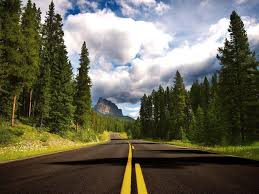
#> input picture 4VP21CS113_CG/scenery3.jpeg, 259 x 194 px
$ python 9img.py   (older library calls are emulated)
#> lines starting #> are read from the running program, lines starting #| are printed output that depends on the picture; after the words box and inside, x2 and y2 are one past the last pixel; in counts of white or black regions, pixels touching at a corner belong together
#!/usr/bin/env python3
# -*- coding: utf-8 -*-
"""
Created on Tue Jul 16 15:30:44 2024

@author: lab2pc19
"""

import cv2
import numpy as np
image=cv2.imread('scenery3.jpeg')
#> image is the input picture: shape (194, 259, 3); mean B, G, R 84.2, 100.4, 102.4

gray=cv2.cvtColor(image,cv2.COLOR_BGR2GRAY)
blurred=cv2.GaussianBlur(gray,(5,5),0)
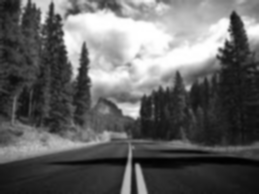
#> blurred: shape (194, 259); min 1, max 255, mean 99.2
laplacian=cv2.Laplacian(blurred,cv2.CV_64F)
edges=cv2.Canny(gray,150,300)
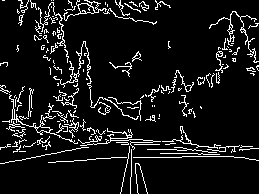
#> edges: shape (194, 259); 8.7% white in thin lines or dots
sobel_x=cv2.Sobel(image,cv2.CV_64F,1,0,ksize=5)
sobel_y=cv2.Sobel(image,cv2.CV_64F,0,1,ksize=5)
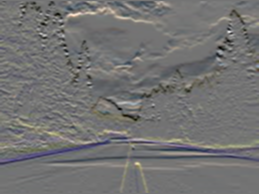
#> sobel_y: shape (194, 259, 3) float64; mean B, G, R -95.2, -70.5, -55; drawn with min black and max white
cv2.imshow('Original Image',image)
image[edges==255]=(255,0,0)
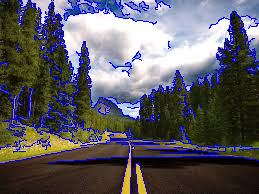
#> image: shape (194, 259, 3); 8.66% of pixels changed, all inside (x1, y1, x2, y2) = (0, 0, 259, 194)
cv2.imshow('Blurred Image',blurred)
cv2.imshow('Canny Edges',edges)
cv2.imshow('Laplacian_Filter',laplacian)
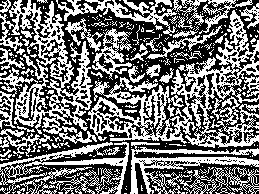
#> window 'Laplacian_Filter': shape (194, 259); 45.6% white in thin lines or dots
cv2.imshow('Sobel X Filter',sobel_x)
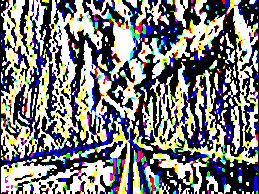
#> window 'Sobel X Filter': shape (194, 259, 3); mean B, G, R 124.1, 123.1, 122.6
cv2.imshow('Sobel Y Filter',sobel_y)
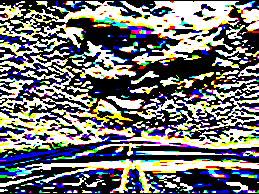
#> window 'Sobel Y Filter': shape (194, 259, 3); mean B, G, R 114.1, 113.9, 113.9
cv2.waitKey(0)
cv2.destroyAllWindows()

$ run again, with 4VP21CS113_CG/scenery2.jpeg copied over 4VP21CS113_CG/scenery3.jpeg
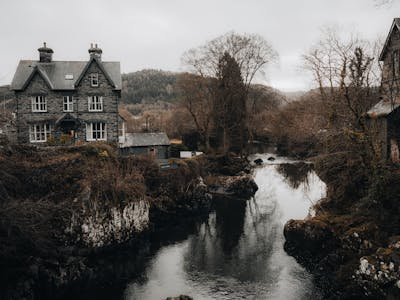
#> input picture 4VP21CS113_CG/scenery2.jpeg, 400 x 300 px
#> image is the input picture: shape (300, 400, 3); mean B, G, R 91.7, 94.7, 97.7
#> `edges=cv2.Canny(gray,150,300)`:
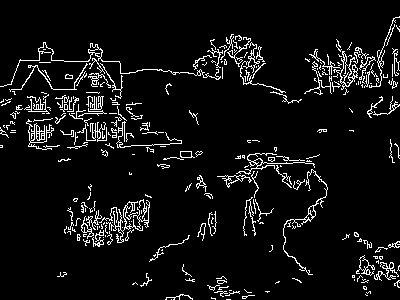
#> edges: shape (300, 400); 6.6% white in thin lines or dots
#> image: shape (300, 400, 3); 6.62% of pixels changed, all inside (x1, y1, x2, y2) = (0, 16, 400, 300)
#> `cv2.imshow('Sobel Y Filter',sobel_y)`:
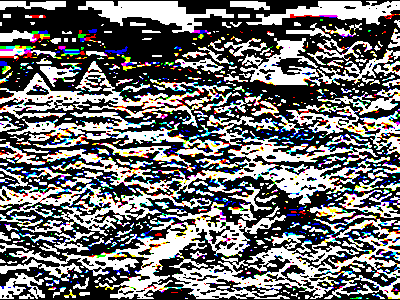
#> window 'Sobel Y Filter': shape (300, 400, 3); mean B, G, R 111.9, 111.3, 111.7

$ run again, with 4VP21CS113_CG/waterfall.jpeg copied over 4VP21CS113_CG/scenery3.jpeg
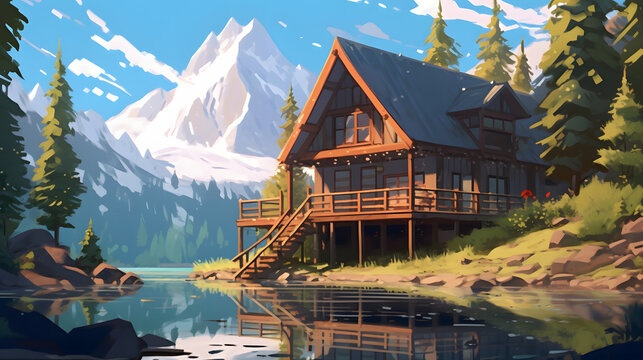
#> input picture 4VP21CS113_CG/waterfall.jpeg, 643 x 360 px
#> image is the input picture: shape (360, 643, 3); mean B, G, R 115.9, 116.9, 110
#> edges: shape (360, 643); 9.4% white in thin lines or dots
#> image: shape (360, 643, 3); 9.4% of pixels changed, all inside (x1, y1, x2, y2) = (0, 0, 643, 360)
#> `cv2.imshow('Sobel Y Filter',sobel_y)`:
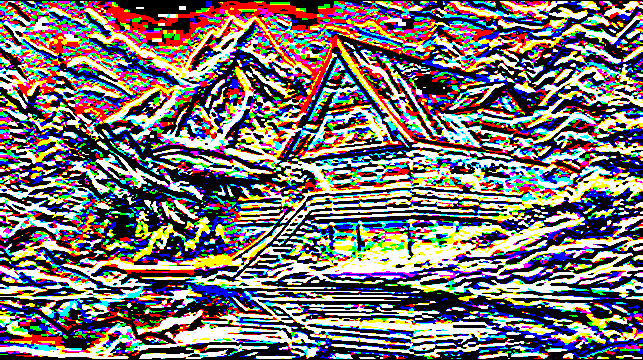
#> window 'Sobel Y Filter': shape (360, 643, 3); mean B, G, R 112.9, 113.4, 121.3
